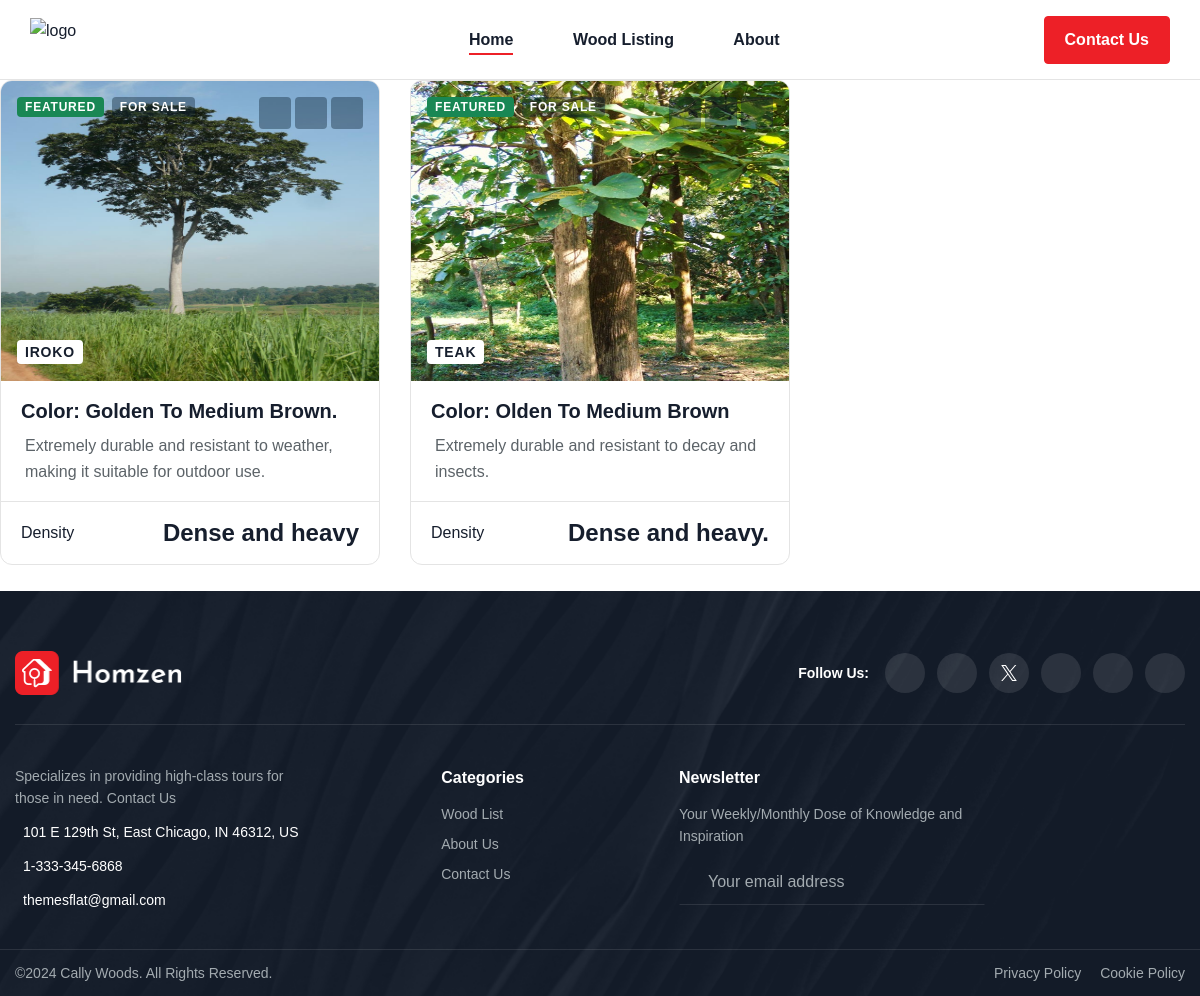
The app's page /wood/ with its own data.
### wood/models.py (models this page shows, shortened)
class Wood(models.Model):
    name = models.CharField(max_length=200)
    description = models.TextField()
    color = models.CharField(max_length=100)
    grain = models.CharField(max_length=100)
    density = models.CharField(max_length=100)
    durability = models.CharField(max_length=100)
    uses = models.TextField()
    care_instructions = models.TextField()
    image1 = models.ImageField(upload_to='woods/', blank=True, null=True)
    image2 = models.ImageField(upload_to='woods/', blank=True, null=True)
    image3 = models.ImageField(upload_to='woods/', blank=True, null=True)

### wood/views.py (the view)
# urls.py: path('wood/', views.wood_list, name='wood_list'),
def wood_list(request):
    woods = Wood.objects.all()
    return render(request, 'property-halfmap-grid.html', {'woods': woods})

### wood/templates/property-halfmap-grid.html (shortened to what this page needs)
{%extends 'base.html'%}
{%load static%}
{%block content%}
                    <div class="tab-content">
                        <div class="tab-pane fade active show" id="gridLayout" role="tabpanel">
                            <div class="row">
                                {% for wood in woods %}
                                <div class="col-md-4">
                                    <div class="homeya-box">
                                        <div class="archive-top">
                                            <a href="{% url 'wood_detail' wood.pk %}" class="images-group">
                                                <div class="images-style">
                                                    <img src="{{ wood.image1.url }}" alt="{{ wood.name }}" style = "height:300px !important;">
                                                </div>
                                                <div class="top">
                                                    <ul class="d-flex gap-8">
                                                        <li class="flag-tag success">Featured</li>
                                                        <li class="flag-tag style-1">For Sale</li>
                                                    </ul>
                                                    <ul class="d-flex gap-4">
                                                        <li class="box-icon w-32">
                                                        </li>
                                                        <li class="box-icon w-32">
                                                        </li>
                                                        <li class="box-icon w-32">
                                                        </li>
                                                    </ul>
                                                </div>
                                                <div class="bottom">
                                                    <span class="flag-tag style-2">{{ wood.name }}</span>
                                                </div>
                                            </a>
                                            <div class="content">
                                                <div class="h7 text-capitalize fw-7"><a href="{% url 'wood_detail' wood.pk %}" class="link">Color: {{ wood.color }}</a></div>
                                                <div class="desc"><p>{{ wood.durability }}</p> </div>
                                            </div>
                                        </div>
                                        <div class="archive-bottom d-flex justify-content-between align-items-center">
                                            <div class="d-flex gap-8 align-items-center">
                                                <span>Density</span>
                                            </div>
                                            <div class="d-flex align-items-center">
                                                <h6>{{ wood.density }}</h6>
                                            </div>
                                        </div>
                                    </div>
                                </div>
                                {%endfor%}
                            </div>
                        </div>
                    </div>
                </div>
        </div>
    <br>
    {%endblock content%}

### wood/templates/base.html (shortened to what this page needs)
{%load static%}
<!DOCTYPE html>
<html xmlns="http://www.w3.org/1999/xhtml" xml:lang="en-US" lang="en-US">
<head>
   <link rel="stylesheet" href="fonts/fonts.css">
   <link rel="stylesheet" href="{%static 'fonts/font-icons.css'%}">
   <link rel="stylesheet" href="{%static 'css/bootstrap.min.css'%}">
   <link rel="stylesheet" href="{%static 'css/swiper-bundle.min.css'%}">
   <link rel="stylesheet" href="{%static 'css/animate.css'%}">
   <link rel="stylesheet"type="text/css" href="{%static 'css/styles.css'%}"/>
</head>
<body class="body counter-scroll">
    <div id="wrapper">
        <div id="pagee" class="clearfix">
            <header class="main-header fixed-header">
                <div class="header-lower">
                    <div class="row">
                        <div class="col-lg-12">
                            <div class="inner-container d-flex justify-content-between align-items-center">
                                <div class="logo-box">
                                    <div class="logo"><a href="{%url 'home'%}"><img src="{%static 'images/logo/logo%402x.png'%}" alt="logo" width="174" height="44"></a></div>
                                </div>
                                <div class="nav-outer">
                                    <nav class="main-menu show navbar-expand-md">
                                        <div class="navbar-collapse collapse clearfix" id="navbarSupportedContent">
                                            <ul class="navigation clearfix">
                                                <li class=" home current"><a href="{%url 'home'%}">Home</a>
                                                </li>
                                                <li class=""><a href="{%url 'wood_list'%}">Wood listing</a>
                                                </li>
                                                <li class=""><a href="{%url 'about'%}">About</a>
                                                </li>
                                            </ul>
                                        </div>
                                    </nav>
                                </div>
                                <div class="header-account">
                                    <div class="flat-bt-top">
                                        <a class="tf-btn primary" href="{%url 'contact'%}">Contact Us</a>
                                    </div>
                                </div>
                            </div>
                        </div>
                    </div>
                </div>
            </header>
            {%block content%}
            {%endblock content%}
            <footer class="footer">
                <div class="top-footer">
                  <div class="container">
                    <div class="content-footer-top">
                        <div class="footer-logo">
                          <img src="images/logo/logo-footer%402x.png" alt="logo-footer" width="174" height="44">
                        </div>
                        <div class="wd-social">
                          <span>Follow Us:</span>
                          <ul class="list-social d-flex align-items-center">
                            <li><a href="#" class="box-icon w-40 social"></a></li>
                            <li><a href="#" class="box-icon w-40 social"></a></li>
                            <li><a href="#" class="box-icon w-40 social">
                            </a></li>
                            <li><a href="#" class="box-icon w-40 social"></a></li>
                            <li><a href="#" class="box-icon w-40 social"></a></li>
                            <li><a href="#" class="box-icon w-40 social"></a></li>
                          </ul>
                        </div>
                    </div>
                  </div>
                </div>
                <div class="inner-footer">
                  <div class="container">
                    <div class="row">
                      <div class="col-lg-4 col-md-6">
                        <div class="footer-cl-1">
                          <p class="text-variant-2">Specializes in providing high-class tours for those in need. Contact Us</p>
                          <ul class="mt-12">
                            <li class="mt-12 d-flex align-items-center gap-8">
                                <p class="text-white">101 E 129th St, East Chicago, IN 46312, US</p>
                            </li>
                            <li class="mt-12 d-flex align-items-center gap-8">
                                <a href="tel:1-333-345-6868" class="text-white caption-1">1-333-345-6868</a>
                            </li>
                            <li class="mt-12 d-flex align-items-center gap-8">
                                <p class="text-white">themesflat@gmail.com</p>
                            </li>
                          </ul>
                        </div>
                      </div>
                      <div class="col-lg-2 col-md-6 col-6">
                        <div class="footer-cl-2">
                            <div class="fw-7 text-white">Categories</div>
                            <ul class="mt-10 navigation-menu-footer">
                                <li> <a href="{%url 'wood_list'%}" class="caption-1 text-variant-2">Wood List</a> </li>
                                <li> <a href="{%url 'about'%}" class="caption-1 text-variant-2">About Us</a> </li>
                                <li> <a href="{%url 'contact'%}" class="caption-1 text-variant-2">Contact Us</a> </li>
                            </ul>
                        </div>
                      </div>
                      <div class="col-lg-4 col-md-6">
                        <div class="footer-cl-4">
                            <div class="fw-7 text-white">
                                Newsletter
                            </div>
                            <p class="mt-12 text-variant-2">Your Weekly/Monthly Dose of Knowledge and Inspiration</p>
                            <form class="mt-12" id="subscribe-form" action="#" method="post" accept-charset="utf-8" data-mailchimp="true">
                                <div id="subscribe-content">
                                    <input type="email" name="email-form" id="subscribe-email" placeholder="Your email address"/>
                                    <button type="button" id="1subscribe-button" class="button-subscribe"></button>
                                </div>
                            </form>
                        </div>
                      </div>
                    </div>
                  </div>
                </div>
                <div class="bottom-footer">
                  <div class="container">
                    <div class="content-footer-bottom">
                        <div class="copyright">©2024 Cally Woods. All Rights Reserved.</div>
                        <ul class="menu-bottom">
                          <li><a href="{%url 'contact'%}">Privacy Policy</a> </li>
                          <li><a href="{%url 'contact'%}">Cookie Policy</a> </li>
                        </ul>
                    </div>
                  </div>
                </div>
            </footer>
</body>
</html>

### records on screen
Wood: image1 (picture), name "IROKO", color "Golden To Medium Brown.", durability "Extremely durable and resistant to weather, making it suitable for outdoor use.", density "Dense and heavy"
Wood: image1 (picture), name "TEAK", color "Olden To Medium Brown", durability "Extremely durable and resistant to decay and insects.", density "Dense and heavy."
